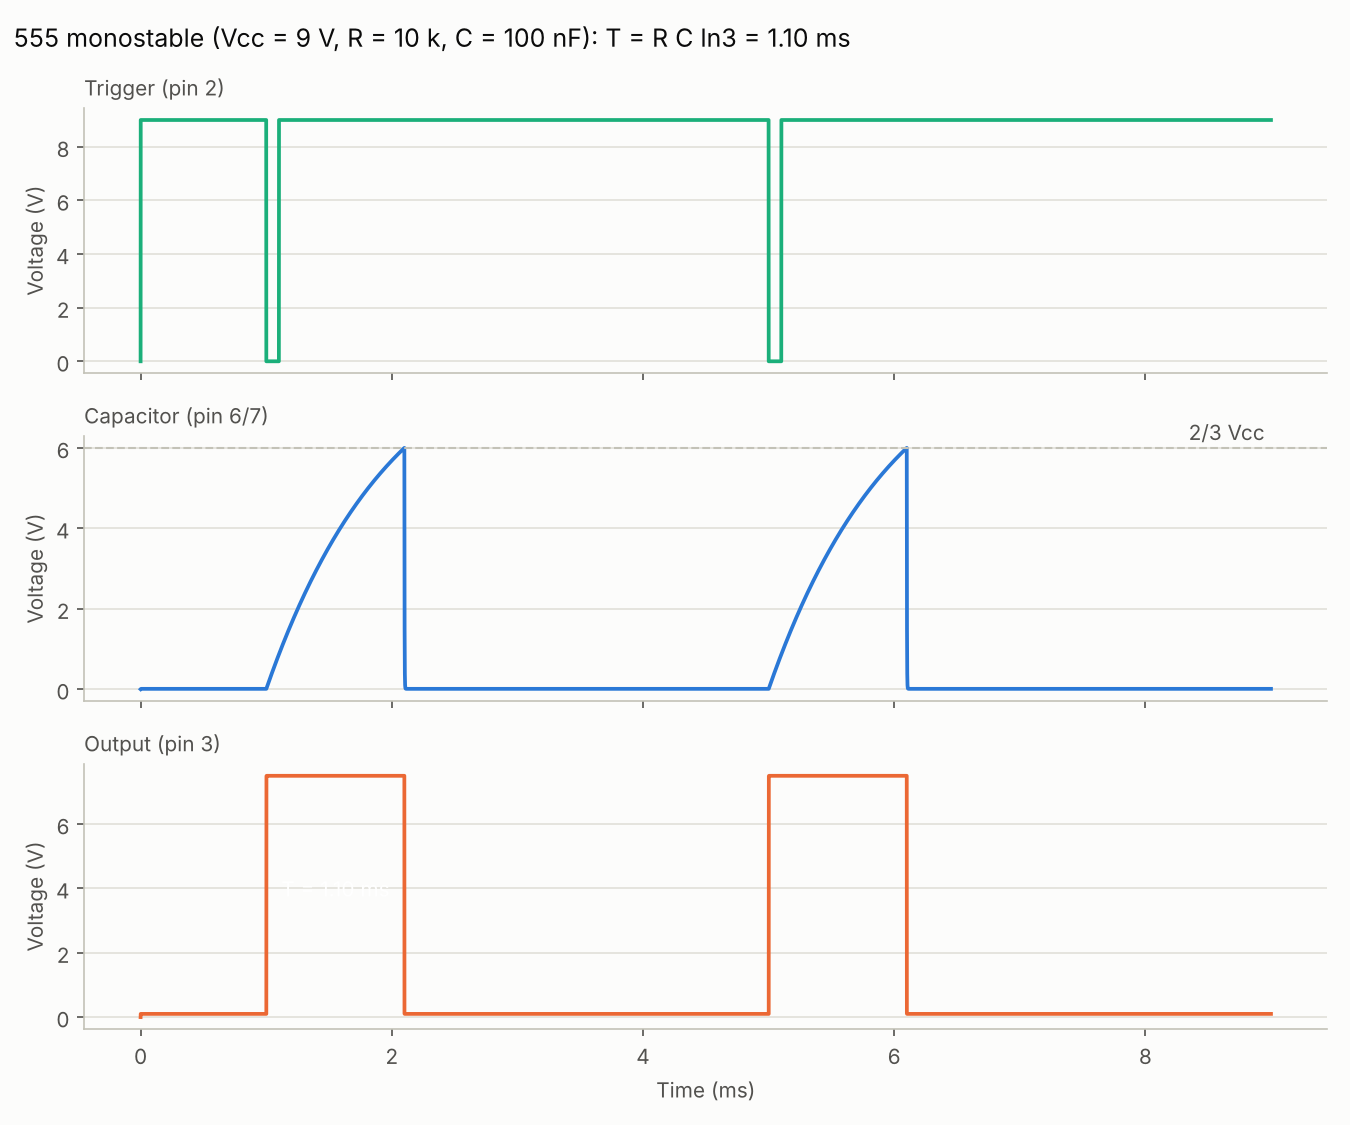

Reproduce this figure in Python.
#-------------------------------------------------------------------------------
# Name:        555 timer, monostable (one-shot)
# Created:     19/10/2026
# Copyright:   (c) PyAMS
# Licence:     free  "GPLv3"
#-------------------------------------------------------------------------------
# TRIG is held at Vcc; a negative pulse below Vcc/3 sets the flip-flop: the output
# goes high, the discharge transistor opens and C charges from 0 through R towards
# Vcc.  When V(C) reaches 2Vcc/3 the flip-flop is reset: output low, C discharged.
#       T = R C ln 3 = 1.0986 R C
# The trigger pulse must end before T (here it is 0.1 ms wide, T ~ 1.1 ms).

import numpy as np
import matplotlib.pyplot as plt
from pyams.lib import circuit
from pyams.models import DCVoltage, TrapezoidVoltage, Resistor, Capacitor, Timer555

Vcc_, R_, C_ = 9.0, 10e3, 100e-9

def build(R=R_, C=C_):
    V = DCVoltage("Vcc", "0");   V.setParams("Vdc=%gV" % Vcc_)
    trg = TrapezoidVoltage("TRIG", "0")                     # Vcc, with negative pulses to 0
    trg.setParams("V0=%gV" % Vcc_); trg.setParams("V1=0V")
    trg.setParams("Td=1e-3"); trg.setParams("Tr=1e-6"); trg.setParams("Tw=1e-4")
    trg.setParams("Tf=1e-6"); trg.setParams("T=4e-3")
    r = Resistor("Vcc", "T");    r.setParams("R=%gΩ" % R)
    c = Capacitor("T", "0");     c.setParams("C=%gF" % C)
    cc = Capacitor("CT", "0");   cc.setParams("C=10nF")
    U = Timer555("TRIG", "T", "CT", "Vcc", "T", "OUT", "Vcc", "0")
    ck = circuit()
    ck.addElements({"V": V, "Trig": trg, "R": r, "C": c, "Cc": cc, "U": U})
    return ck

def pulse_width(k, tstop=9e-3):
    k.setOutPuts("T", "OUT", "TRIG")
    k.analysis(mode="tran", start=0, stop=tstop, step=1e-6, uic=True, adaptive=False, order=1)
    r = k.run()
    t, vo = np.array(r["time"]), np.array(r["OUT"])
    m = 0.5 * (vo.max() + vo.min())
    up = t[1:][(vo[:-1] < m) & (vo[1:] >= m)]
    dn = t[1:][(vo[:-1] >= m) & (vo[1:] < m)]
    return r, up, dn

ck = build()
r, up, dn = pulse_width(ck)
t, vt, vo, vtr = (np.array(r[k]) for k in ("time", "T", "OUT", "TRIG"))
T_ref = R_ * C_ * np.log(3.0)
w = dn - up[:len(dn)]
print("monostable 555 (Vcc = %g V, R = %g k, C = %g nF), trigger every 4 ms" % (Vcc_, R_ / 1e3, C_ * 1e9))
print("  pulses found: %d | widths sim %s us | ref R C ln3 = %.1f us" % (len(w), ", ".join("%.1f" % (x * 1e6) for x in w), T_ref * 1e6))
print("  capacitor peaks at %.3f V (2 Vcc/3 = %.3f V); trigger low = %.1f V" % (vt.max(), 2 * Vcc_ / 3, vtr.min()))

# pulse width versus R: parametric sweep (one run per value)
Rs = [5e3, 10e3, 20e3, 40e3]
print("  width vs R:")
for Rv in Rs:
    _, u, d = pulse_width(build(R=Rv), tstop=6e-3)
    print("    R = %4.0f k : sim %.1f us | ref %.1f us | error %.2f %%"
          % (Rv / 1e3, (d[0] - u[0]) * 1e6, Rv * C_ * np.log(3) * 1e6,
             100 * ((d[0] - u[0]) / (Rv * C_ * np.log(3)) - 1)))

surface, ink, ink2, grid, axis_c = '#fcfcfb', '#0b0b0b', '#52514e', '#e1e0d9', '#c3c2b7'
fig, axs = plt.subplots(3, 1, sharex=True, figsize=(9, 7.5), facecolor=surface)
for ax, y, col, name in zip(axs, (vtr, vt, vo), ('#1baf7a', '#2a78d6', '#eb6834'),
                            ('Trigger (pin 2)', 'Capacitor (pin 6/7)', 'Output (pin 3)')):
    ax.set_facecolor(surface); ax.plot(t * 1e3, y, color=col, lw=1.8)
    ax.set_title(name, loc='left', fontsize=10, color=ink2); ax.set_ylabel('Voltage (V)', color=ink2)
    ax.grid(axis='y', color=grid, lw=0.8); ax.set_axisbelow(True)
    for s in ('top', 'right'): ax.spines[s].set_visible(False)
    for s in ('left', 'bottom'): ax.spines[s].set_color(axis_c)
    ax.tick_params(colors=ink2)
axs[1].axhline(2 * Vcc_ / 3, color=axis_c, ls='--', lw=1)
axs[1].text(8.95, 2 * Vcc_ / 3 + 0.2, '2/3 Vcc', ha='right', color=ink2)
axs[2].text((up[0] + w[0] / 2) * 1e3, vo.max() / 2, 'T = %.2f ms' % (w[0] * 1e3), ha='center', color='white', fontsize=10)
axs[-1].set_xlabel('Time (ms)', color=ink2)
fig.suptitle('555 monostable (Vcc = 9 V, R = 10 k, C = 100 nF): T = R C ln3 = %.2f ms' % (T_ref * 1e3),
             x=0.01, ha='left', color=ink, fontsize=12)
fig.tight_layout(); fig.savefig("timer555_monostable.png", dpi=150, facecolor=surface)
